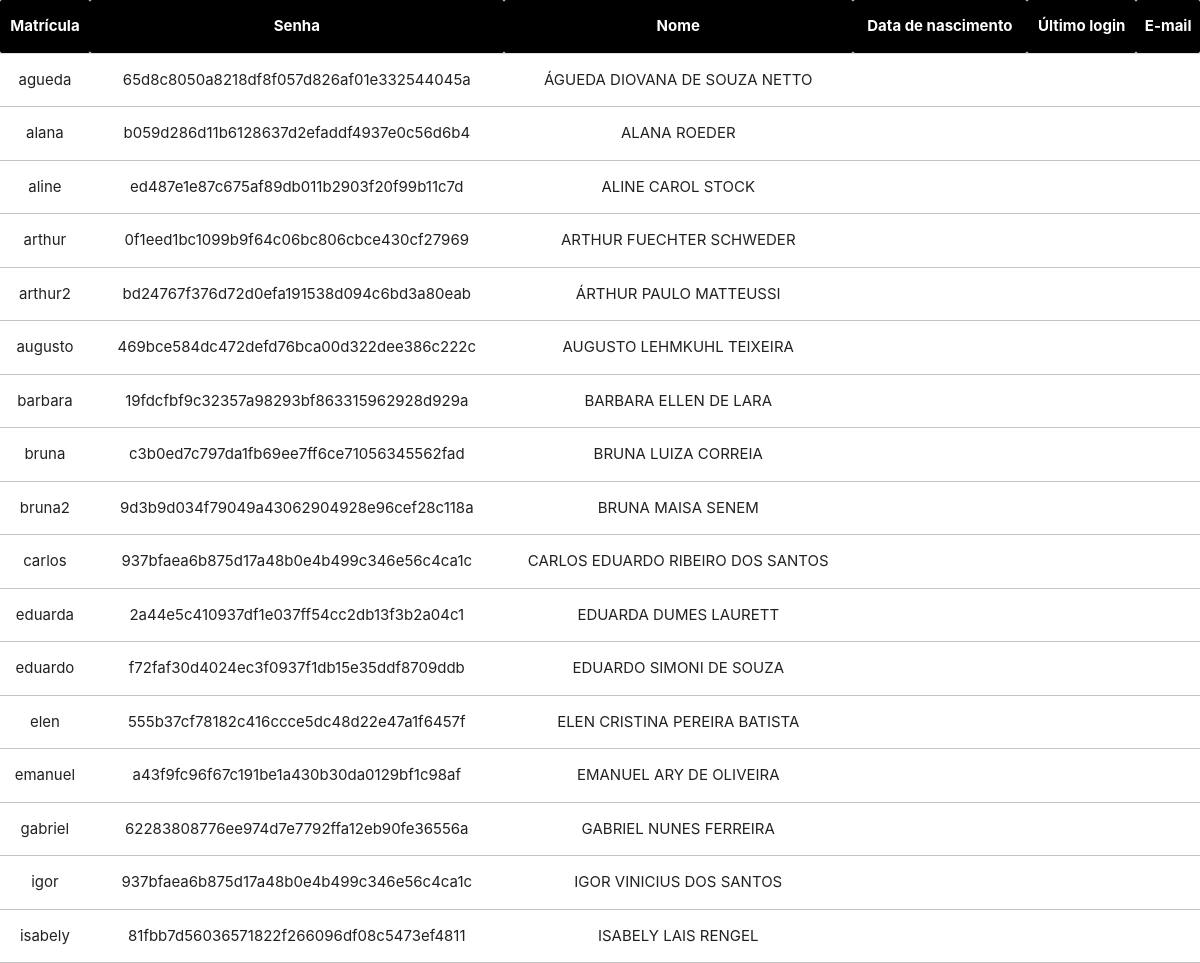
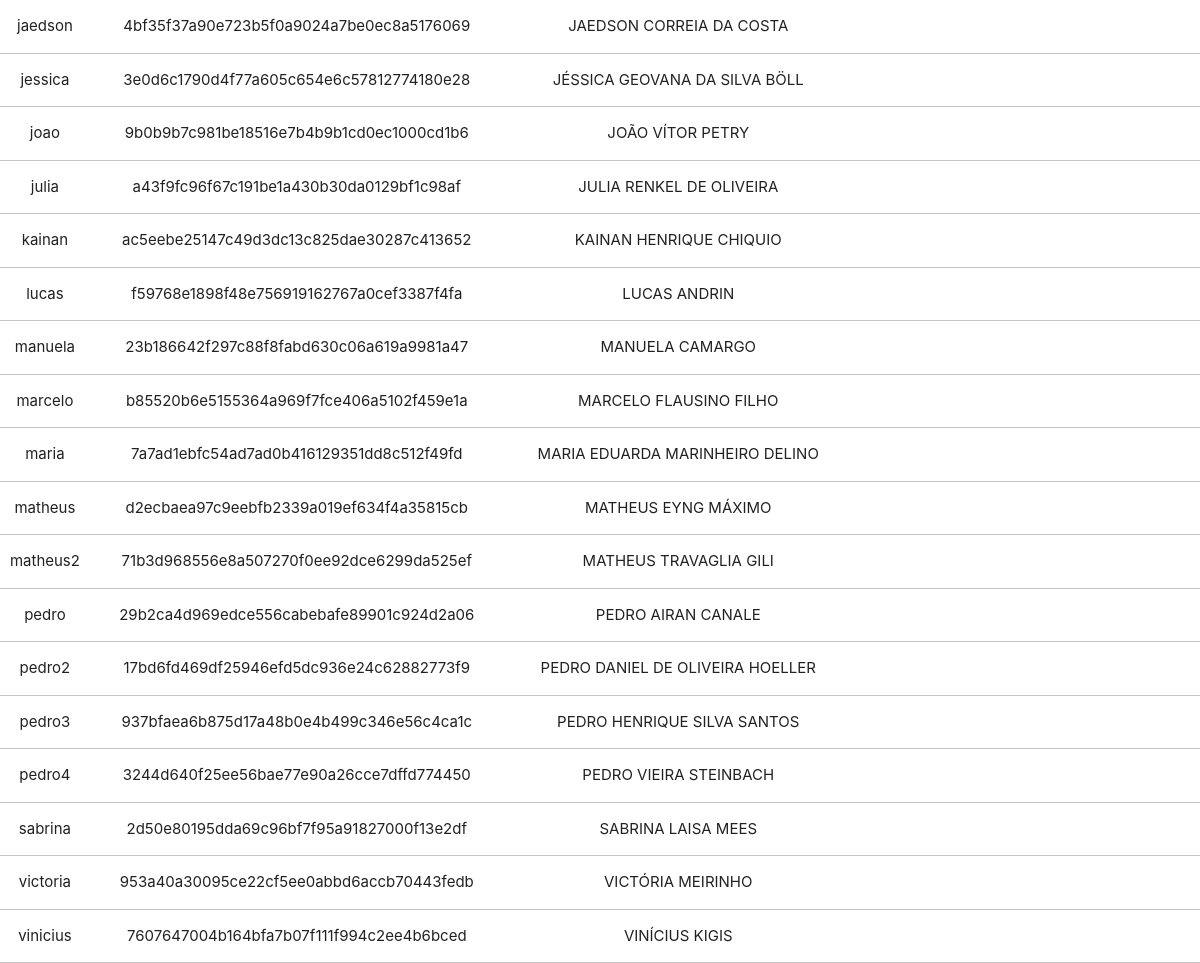
Screenshot of /Old/Back-End/alunos_list.php with the database file from the repository (2 pictures, top to bottom).
### tables this page shows
CREATE TABLE IF NOT EXISTS `Alunos` (
  `Matricula` VARCHAR(15) NOT NULL,
  `Nome` VARCHAR(100) NOT NULL,
  `Email` VARCHAR(100)  NULL,
  `Data_Nascimento` DATE NULL,
  `Ultimo_Login` DATETIME NULL,
  `Senha` VARCHAR(255) NOT NULL,
  PRIMARY KEY (`Matricula`));

### Old/Back-End/alunos_pdo.php (the view, shortened to what this page needs)
<?php
function selectPDO($criterio = 'Nome', $pesquisa = '') {
	try {
		$sql = "SELECT * FROM ".$GLOBALS['tb_alunos']." WHERE ".$criterio." ";
		if ($criterio == 'Nome' || $criterio = 'Matricula')
			$sql .= " like '%".$pesquisa."%'";
		else $sql .= ' = '.$pesquisa;
		$sql .= ";";
		$consulta = $GLOBALS['pdo']->query($sql);
		$registros = array();
		for ($i = 0; $linha = $consulta->fetch(PDO::FETCH_ASSOC); $i++) {
			$registros[$i] = array();
			array_push($registros[$i], $linha['Matricula']);
			array_push($registros[$i], $linha['Senha']);
			array_push($registros[$i], $linha['Nome']);
			array_push($registros[$i], $linha['Data_Nascimento']);
			array_push($registros[$i], $linha['Ultimo_Login']);
			array_push($registros[$i], $linha['Email']);
		}
		return $registros;
	} catch (PDOException $e) {
		echo "Erro: ".$e->getMessage();
	}
}
function printSelectPDOAsTable ($registros) {
	echo "<table class='highlight centered responsive-table'>
	<thead class='black white-text'>
	<tr>
		<th>Matrícula</th>
		<th>Senha</th>
		<th>Nome</th>
		<th>Data de nascimento</th>
		<th>Último login</th>
		<th>E-mail</th>
	</tr>
	</thead>
	<tdbody>";
	for ($i=0; $i < count($registros); $i++) {
		echo "<tr>";
		for ($j=0; $j < count($registros[$i]); $j++) {
			echo "<td>".$registros[$i][$j]."</td>";
		}
		echo "<tr>";
	}
	echo "</tbody>
	</table>";
}
?>

### rows the page displays
alunos: Matricula "agueda", Senha "65d8c8050a8218df8f057d826af01e332544045a", Nome "ÁGUEDA DIOVANA DE SOUZA NETTO"
alunos: Matricula "alana", Senha "b059d286d11b6128637d2efaddf4937e0c56d6b4", Nome "ALANA ROEDER"
alunos: Matricula "aline", Senha "ed487e1e87c675af89db011b2903f20f99b11c7d", Nome "ALINE CAROL STOCK"
alunos: Matricula "arthur", Senha "0f1eed1bc1099b9f64c06bc806cbce430cf27969", Nome "ARTHUR FUECHTER SCHWEDER"
alunos: Matricula "arthur2", Senha "bd24767f376d72d0efa191538d094c6bd3a80eab", Nome "ÁRTHUR PAULO MATTEUSSI"
alunos: Matricula "augusto", Senha "469bce584dc472defd76bca00d322dee386c222c", Nome "AUGUSTO LEHMKUHL TEIXEIRA"
alunos: Matricula "barbara", Senha "19fdcfbf9c32357a98293bf863315962928d929a", Nome "BARBARA ELLEN DE LARA"
alunos: Matricula "bruna", Senha "c3b0ed7c797da1fb69ee7ff6ce71056345562fad", Nome "BRUNA LUIZA CORREIA"
alunos: Matricula "bruna2", Senha "9d3b9d034f79049a43062904928e96cef28c118a", Nome "BRUNA MAISA SENEM"
alunos: Matricula "carlos", Senha "937bfaea6b875d17a48b0e4b499c346e56c4ca1c", Nome "CARLOS EDUARDO RIBEIRO DOS SANTOS"
alunos: Matricula "eduarda", Senha "2a44e5c410937df1e037ff54cc2db13f3b2a04c1", Nome "EDUARDA DUMES LAURETT"
alunos: Matricula "eduardo", Senha "f72faf30d4024ec3f0937f1db15e35ddf8709ddb", Nome "EDUARDO SIMONI DE SOUZA"
alunos: Matricula "elen", Senha "555b37cf78182c416ccce5dc48d22e47a1f6457f", Nome "ELEN CRISTINA PEREIRA BATISTA"
alunos: Matricula "emanuel", Senha "a43f9fc96f67c191be1a430b30da0129bf1c98af", Nome "EMANUEL ARY DE OLIVEIRA"
alunos: Matricula "gabriel", Senha "62283808776ee974d7e7792ffa12eb90fe36556a", Nome "GABRIEL NUNES FERREIRA"
alunos: Matricula "igor", Senha "937bfaea6b875d17a48b0e4b499c346e56c4ca1c", Nome "IGOR VINICIUS DOS SANTOS"
alunos: Matricula "isabely", Senha "81fbb7d56036571822f266096df08c5473ef4811", Nome "ISABELY LAIS RENGEL"
alunos: Matricula "jaedson", Senha "4bf35f37a90e723b5f0a9024a7be0ec8a5176069", Nome "JAEDSON CORREIA DA COSTA"
alunos: Matricula "jessica", Senha "3e0d6c1790d4f77a605c654e6c57812774180e28", Nome "JÉSSICA GEOVANA DA SILVA BÖLL"
alunos: Matricula "joao", Senha "9b0b9b7c981be18516e7b4b9b1cd0ec1000cd1b6", Nome "JOÃO VÍTOR PETRY"
alunos: Matricula "julia", Senha "a43f9fc96f67c191be1a430b30da0129bf1c98af", Nome "JULIA RENKEL DE OLIVEIRA"
alunos: Matricula "kainan", Senha "ac5eebe25147c49d3dc13c825dae30287c413652", Nome "KAINAN HENRIQUE CHIQUIO"
alunos: Matricula "lucas", Senha "f59768e1898f48e756919162767a0cef3387f4fa", Nome "LUCAS ANDRIN"
alunos: Matricula "manuela", Senha "23b186642f297c88f8fabd630c06a619a9981a47", Nome "MANUELA CAMARGO"
alunos: Matricula "marcelo", Senha "b85520b6e5155364a969f7fce406a5102f459e1a", Nome "MARCELO FLAUSINO FILHO"
alunos: Matricula "maria", Senha "7a7ad1ebfc54ad7ad0b416129351dd8c512f49fd", Nome "MARIA EDUARDA MARINHEIRO DELINO"
alunos: Matricula "matheus", Senha "d2ecbaea97c9eebfb2339a019ef634f4a35815cb", Nome "MATHEUS EYNG MÁXIMO"
alunos: Matricula "matheus2", Senha "71b3d968556e8a507270f0ee92dce6299da525ef", Nome "MATHEUS TRAVAGLIA GILI"
alunos: Matricula "pedro", Senha "29b2ca4d969edce556cabebafe89901c924d2a06", Nome "PEDRO AIRAN CANALE"
alunos: Matricula "pedro2", Senha "17bd6fd469df25946efd5dc936e24c62882773f9", Nome "PEDRO DANIEL DE OLIVEIRA HOELLER"
alunos: Matricula "pedro3", Senha "937bfaea6b875d17a48b0e4b499c346e56c4ca1c", Nome "PEDRO HENRIQUE SILVA SANTOS"
alunos: Matricula "pedro4", Senha "3244d640f25ee56bae77e90a26cce7dffd774450", Nome "PEDRO VIEIRA STEINBACH"
alunos: Matricula "sabrina", Senha "2d50e80195dda69c96bf7f95a91827000f13e2df", Nome "SABRINA LAISA MEES"
alunos: Matricula "victoria", Senha "953a40a30095ce22cf5ee0abbd6accb70443fedb", Nome "VICTÓRIA MEIRINHO"
alunos: Matricula "vinicius", Senha "7607647004b164bfa7b07f111f994c2ee4b6bced", Nome "VINÍCIUS KIGIS"
